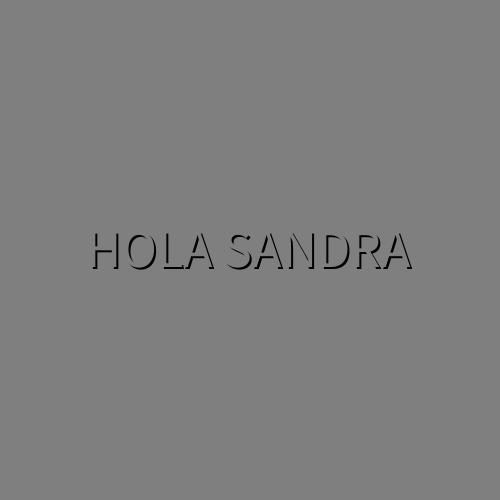
Frame 1 (no input)
Frame 60 (the mouse pressed at the canvas centre just before this capture): identical to frame 1, image omitted
Frame 120 (the mouse held since frame 60 and released just before this capture): identical to frame 1, image omitted

The Processing sketch that drew this single still picture (run headless with seeded random() and noise(); from frame 60 on, the mouse is pressed at the canvas centre):

// Processing sketch: sandra_hw_box_interactive
// ── sandra_hw_box_interactive.pde
int myTextSize = 54;
int menuState = 1;

void setup() {
  size(500, 500);
  textAlign(CENTER, CENTER);
  
}

void draw() {
  background(127);
  textSize(myTextSize);
  
  fill(0);
  
  text("HOLA SANDRA", width/2, height/2);
  fill(127);
  text("HOLA SANDRA", width/2 - 2, height/2 -2);
  
}
